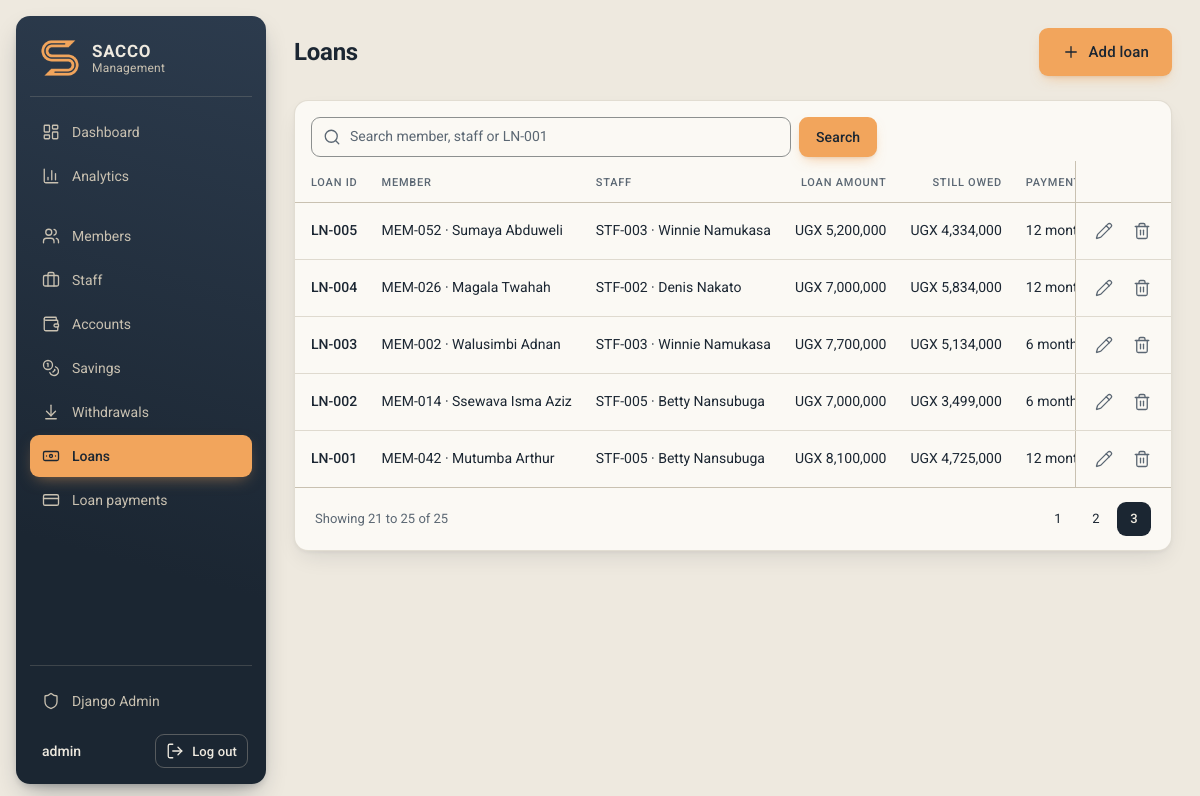
Page /loans/?page=4 (signed in) on the earlier database version.
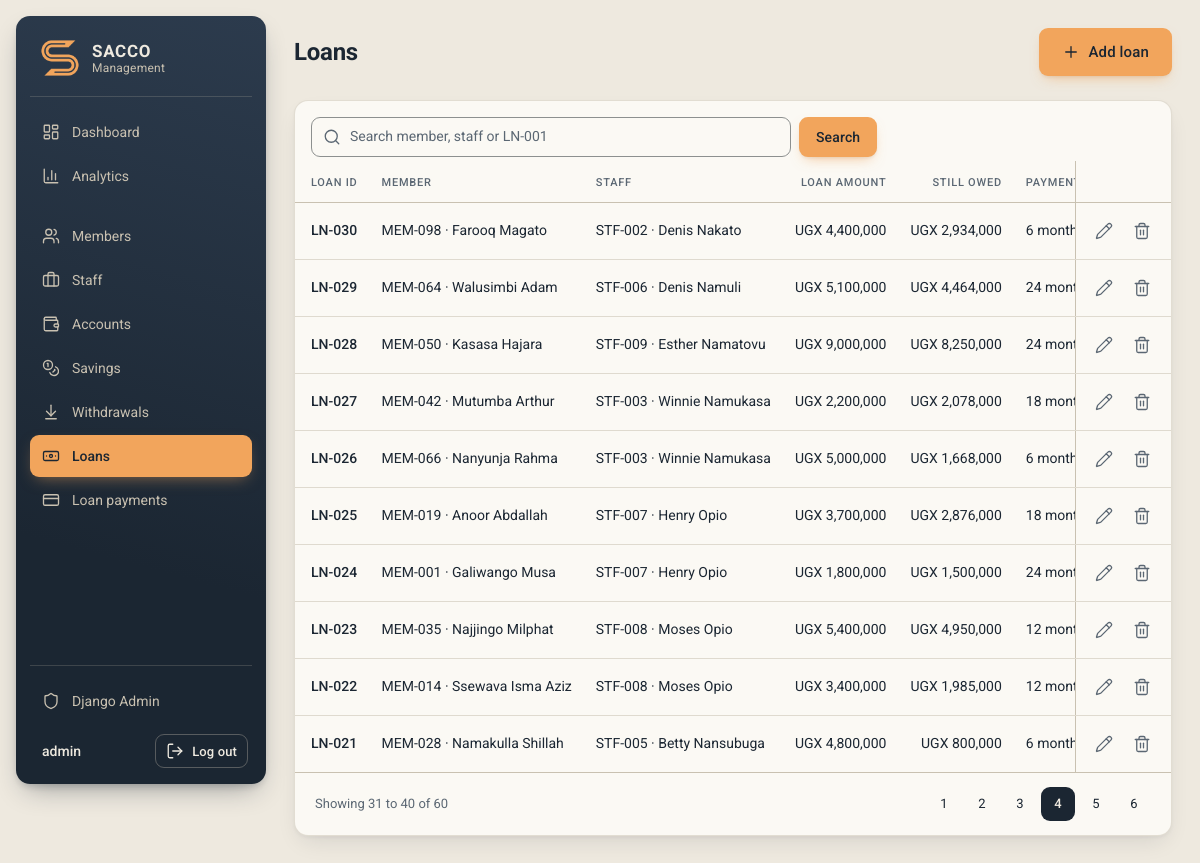
Same page on the later database version.
### loans/models.py (models this page shows, shortened)
class Loan(CodedModel):
    code_prefix = "LN"
    member = models.ForeignKey(Member, on_delete=models.CASCADE)
    staff = models.ForeignKey(Staff, on_delete=models.CASCADE)
    loan_amount = models.PositiveBigIntegerField(validators=[MinValueValidator(1)])
    payment_period = models.CharField(max_length=100)
    payment_amount = models.PositiveBigIntegerField(
        validators=[MinValueValidator(1)]
    )
    @property
    def total_paid(self):
        return self.payments.aggregate(total=Sum("amount"))["total"] or 0
    @property
    def outstanding(self):
        return self.loan_amount - self.total_paid

### members/models.py (models this page shows)
class Member(CodedModel):
    code_prefix = "MEM"
    GENDER_CHOICES = [("M", "Male"), ("F", "Female")]
    first_name = models.CharField(max_length=100)
    last_name = models.CharField(max_length=100)
    contact = models.CharField(max_length=20)
    address = models.CharField(max_length=255)
    email = models.EmailField()
    gender = models.CharField(max_length=1, choices=GENDER_CHOICES)
    @property
    def full_name(self):
        return f"{self.first_name} {self.last_name}"
    def __str__(self):
        return f"{self.code} · {self.full_name}"

### staff/models.py (models this page shows)
class Staff(CodedModel):
    code_prefix = "STF"
    GENDER_CHOICES = [("M", "Male"), ("F", "Female")]
    ROLE_CHOICES = [("Admin", "Admin"), ("User", "User")]
    first_name = models.CharField(max_length=100)
    last_name = models.CharField(max_length=100)
    gender = models.CharField(max_length=1, choices=GENDER_CHOICES)
    position = models.CharField(max_length=100)
    role = models.CharField(max_length=10, choices=ROLE_CHOICES)
    contact = models.CharField(max_length=20)
    address = models.CharField(max_length=255)
    class Meta:
        verbose_name_plural = "staff"
    def __str__(self):
        return f"{self.code} · {self.first_name} {self.last_name}"

### loans/views.py (the view, shortened to what this page needs)
# urls.py: path("loans/", views.loan_list, name="loan_list"),
@login_required
def loan_list(request):
    loans = Loan.objects.select_related("member", "staff").order_by("-id")
    q = request.GET.get("q", "").strip()
    page_obj = Paginator(loans, 10).get_page(request.GET.get("page"))
    context = {
        "object_list": page_obj.object_list,
        "page_obj": page_obj,
        "q": q,
        "search_hint": "Search member, staff or LN-001",
        "page_title": "Loans",
        "add_label": "Add loan",
        "add_url": reverse("loan_add"),
    }
    return render(request, "loans/loan_list.html", context)

### core/models.py (called while the page is built)
    @property
    def code(self):
        return f"{self.code_prefix}-{self.pk:03d}"

### core/templatetags/sacco.py (called while the page is built)
@register.filter
def ugx(value):
    return f"UGX {value or 0:,}"

### templates/loans/loan_list.html (shortened to what this page needs)
{% extends "base.html" %}
{% load sacco %}
{% block page_title %}{{ page_title }}{% endblock %}
{% block actions %}
  <button type="button" class="btn btn-primary btn-lg" data-modal-url="{{ add_url }}"><i data-lucide="plus" aria-hidden="true"></i>{{ add_label }}</button>
{% endblock %}
{% block content %}
  <section class="card">
    {% include "partials/_search.html" %}
    <div class="table-wrap">
      <table class="table">
        <thead>
          <tr>
            <th scope="col">Loan ID</th>
            <th scope="col">Member</th>
            <th scope="col">Staff</th>
            <th scope="col" class="num">Loan amount</th>
            <th scope="col" class="num">Still owed</th>
            <th scope="col">Payment period</th>
            <th scope="col" class="num">Payment amount</th>
            <th scope="col" class="col-actions" aria-label="Actions"></th>
          </tr>
        </thead>
        <tbody>
          {% for loan in object_list %}
            <tr>
              <td class="code">{{ loan.code }}</td>
              <td class="wrap">{{ loan.member }}</td>
              <td class="wrap">{{ loan.staff }}</td>
              <td class="num">{{ loan.loan_amount|ugx }}</td>
              <td class="num">{{ loan.outstanding|ugx }}</td>
              <td>{{ loan.payment_period }}</td>
              <td class="num">{{ loan.payment_amount|ugx }}</td>
              <td class="col-actions">{% url 'loan_edit' loan.pk as edit_url %}{% url 'loan_delete' loan.pk as delete_url %}{% include "partials/_row_actions.html" %}</td>
            </tr>
          {% empty %}
            <tr><td class="table-empty" colspan="8">{% if q %}No loans match "{{ q }}".{% else %}No loans yet.{% endif %}</td></tr>
          {% endfor %}
        </tbody>
      </table>
    </div>
    {% include "partials/_pagination.html" with page_obj=page_obj %}
  </section>
{% endblock %}

### templates/partials/_row_actions.html
<div class="row-actions">
  <button type="button" class="icon-btn" data-modal-url="{{ edit_url }}" aria-label="Edit"><i data-lucide="pencil" aria-hidden="true"></i></button>
  <button type="button" class="icon-btn icon-btn-danger" data-modal-url="{{ delete_url }}" aria-label="Delete"><i data-lucide="trash-2" aria-hidden="true"></i></button>
</div>

Differences in the rows shown:
no longer on this page (row unchanged): Loan: code "LN-005", member "MEM-052 · Sumaya Abduweli", staff "STF-003 · Winnie Namukasa", loan_amount|ugx "UGX 5,200,000", outstanding|ugx "UGX 4,334,000", payment_period "12 months"
no longer on this page (row unchanged): Loan: code "LN-004", member "MEM-026 · Magala Twahah", staff "STF-002 · Denis Nakato", loan_amount|ugx "UGX 7,000,000", outstanding|ugx "UGX 5,834,000", payment_period "12 months"
no longer on this page (row unchanged): Loan: code "LN-003", member "MEM-002 · Walusimbi Adnan", staff "STF-003 · Winnie Namukasa", loan_amount|ugx "UGX 7,700,000", outstanding|ugx "UGX 5,134,000", payment_period "6 months"
no longer on this page (row unchanged): Loan: code "LN-002", member "MEM-014 · Ssewava Isma Aziz", staff "STF-005 · Betty Nansubuga", loan_amount|ugx "UGX 7,000,000", outstanding|ugx "UGX 3,499,000", payment_period "6 months"
no longer on this page (row unchanged): Loan: code "LN-001", member "MEM-042 · Mutumba Arthur", staff "STF-005 · Betty Nansubuga", loan_amount|ugx "UGX 8,100,000", outstanding|ugx "UGX 4,725,000", payment_period "12 months"
added Loan: code "LN-030", member "MEM-098 · Farooq Magato", staff "STF-002 · Denis Nakato", loan_amount|ugx "UGX 4,400,000", outstanding|ugx "UGX 2,934,000", payment_period "6 months"
added Loan: code "LN-029", member "MEM-064 · Walusimbi Adam", staff "STF-006 · Denis Namuli", loan_amount|ugx "UGX 5,100,000", outstanding|ugx "UGX 4,464,000", payment_period "24 months"
added Loan: code "LN-028", member "MEM-050 · Kasasa Hajara", staff "STF-009 · Esther Namatovu", loan_amount|ugx "UGX 9,000,000", outstanding|ugx "UGX 8,250,000", payment_period "24 months"
added Loan: code "LN-027", member "MEM-042 · Mutumba Arthur", staff "STF-003 · Winnie Namukasa", loan_amount|ugx "UGX 2,200,000", outstanding|ugx "UGX 2,078,000", payment_period "18 months"
added Loan: code "LN-026", member "MEM-066 · Nanyunja Rahma", staff "STF-003 · Winnie Namukasa", loan_amount|ugx "UGX 5,000,000", outstanding|ugx "UGX 1,668,000", payment_period "6 months"
now on this page (row unchanged): Loan: code "LN-025", member "MEM-019 · Anoor Abdallah", staff "STF-007 · Henry Opio", loan_amount|ugx "UGX 3,700,000", outstanding|ugx "UGX 2,876,000", payment_period "18 months"
now on this page (row unchanged): Loan: code "LN-024", member "MEM-001 · Galiwango Musa", staff "STF-007 · Henry Opio", loan_amount|ugx "UGX 1,800,000", outstanding|ugx "UGX 1,500,000", payment_period "24 months"
now on this page (row unchanged): Loan: code "LN-023", member "MEM-035 · Najjingo Milphat", staff "STF-008 · Moses Opio", loan_amount|ugx "UGX 5,400,000", outstanding|ugx "UGX 4,950,000", payment_period "12 months"
now on this page (row unchanged): Loan: code "LN-022", member "MEM-014 · Ssewava Isma Aziz", staff "STF-008 · Moses Opio", loan_amount|ugx "UGX 3,400,000", outstanding|ugx "UGX 1,985,000", payment_period "12 months"
now on this page (row unchanged): Loan: code "LN-021", member "MEM-028 · Namakulla Shillah", staff "STF-005 · Betty Nansubuga", loan_amount|ugx "UGX 4,800,000", outstanding|ugx "UGX 800,000", payment_period "6 months"
Other differences:
{{ page_obj.start_index }}: "21" → "31"
{{ page_obj.end_index }}: "25" → "40"
{{ page_obj.paginator.count }}: "25" → "60"
new list line: "4"
new list line: "5"
new list line: "6"
